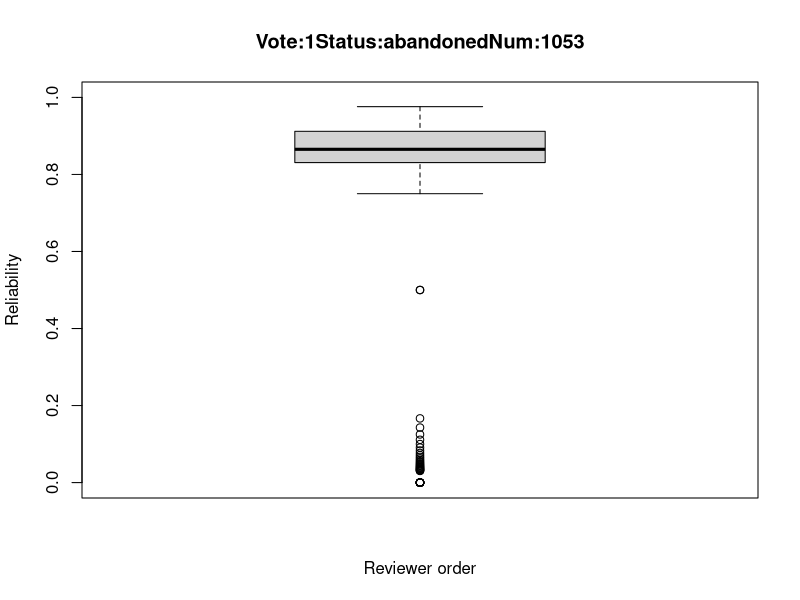
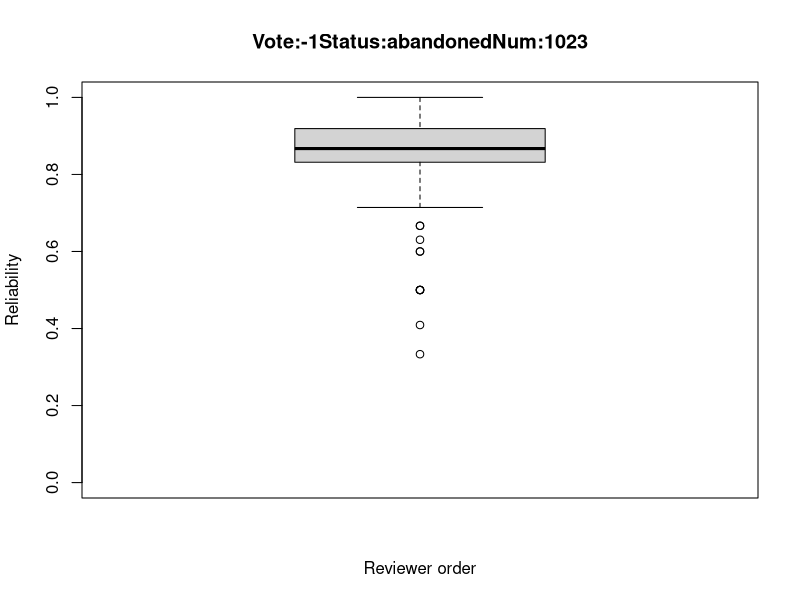
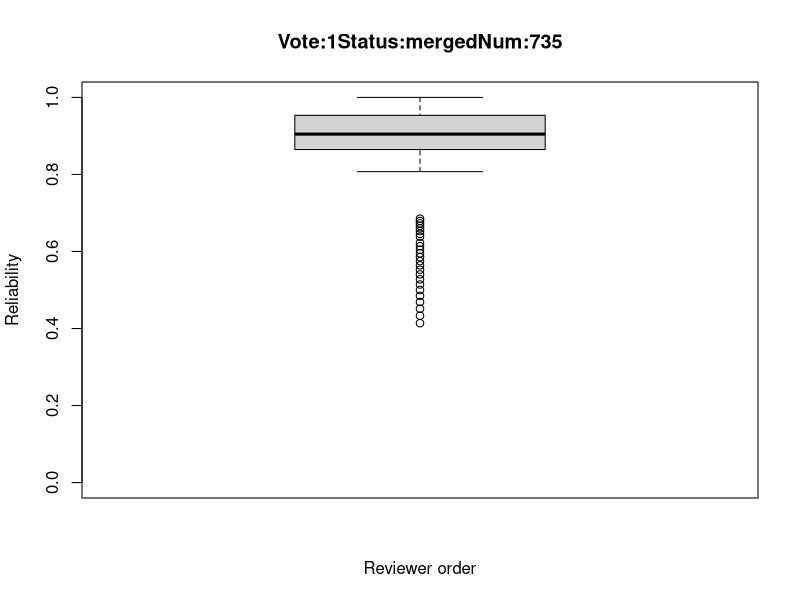
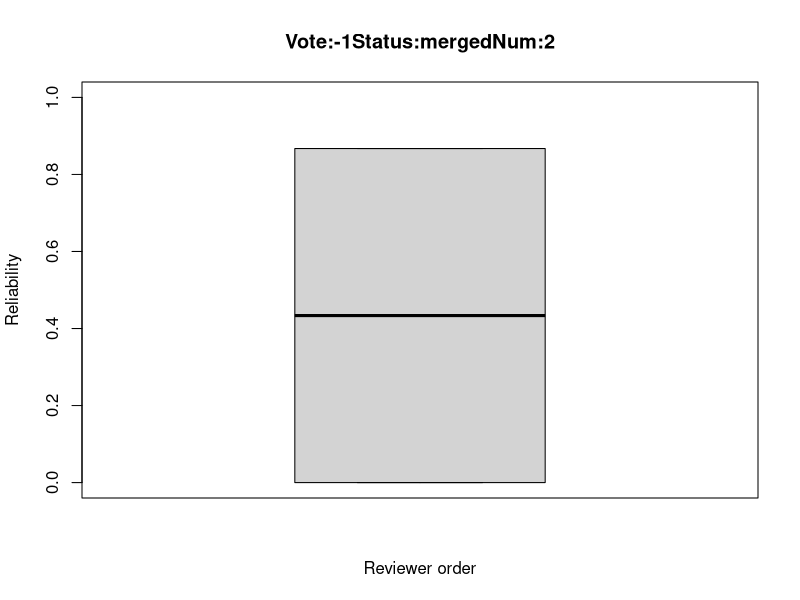

The R source for these figures, in order:
########################
## SANER2015 RQ2
## @author:Yuki Ueda
## @createdOn:2015/10/15
########################
#pdf("RQ2_1.pdf")


### Set data
num <- data.frame() # Init

# Input csv
num <- read.csv("CSVdata_o/numOfPatchsets_1.csv"
                 ,sep=",", header=TRUE)

### number of patchset's voting(+1, -1) is 1
# index_l_m: vote is "like" and status is "merge"
# index_d_a: vote is "dislike" and status is abandoned
index_l_m <- data.frame()
index_d_m <- data.frame()
index_l_a <- data.frame()
index_d_a <- data.frame()

for(i in 1:nrow(num)){
  if(num$Status[i] == "merged"){      # status is merge
    if(num$VotingScore[i] == 1){      # vote is like
      index_l_m <- rbind(index_l_m, num[i,])
    }else{                            # vote is dislike
      index_d_m <- rbind(index_d_m, num[i,])
    }
  }else{                              # status is abandoned
    if(num$VotingScore[i] == 1){      # vote is like
      index_l_a <- rbind(index_l_a, num[i,])
    }else{
      index_d_a <- rbind(index_d_a, num[i,])
    }
  }
}

index_merge <- list(index_l_m, index_d_m)
index_abondone <- list(index_l_a, index_d_a)
index <- list(index_abondone, index_merge)

for(i in index){
  for(j in i){
    value = j$CurrentPar
    name = paste("Vote:", j$VotingScore[1], "Status:", j$Status[1],"Num:",length(value),sep="")
    jpeg(paste("picture_o/RQ2_1",name,".jpg",sep=""))
    boxplot(value, xlab="Reviewer order", ylab="Reliability", main=name, ylim=c(0,1))
    print(name)
  }
}
